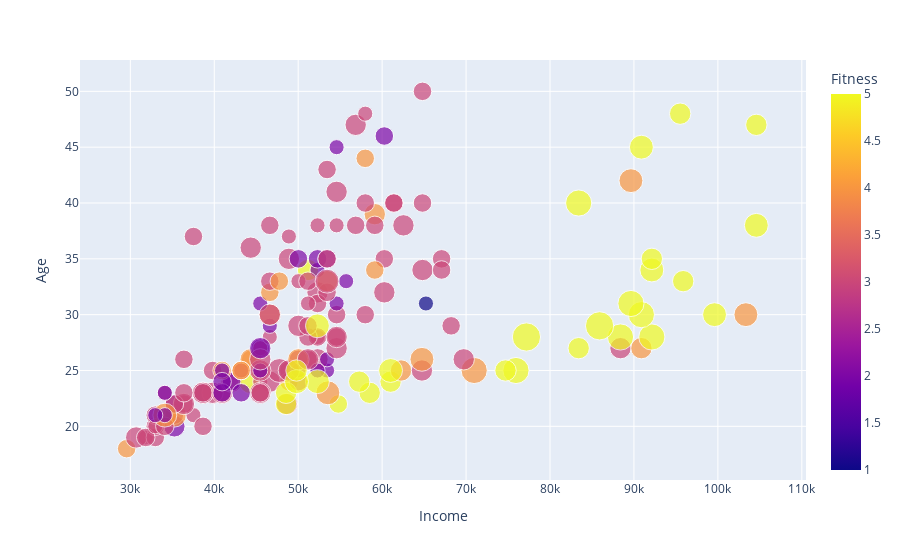

The code cell stored with this chart in its notebook:
### Code cell
import plotly.express as px
px.scatter(df1,
            y="Age",
           x="Income",
           size= "Usage",
          color="Fitness")

### Figure 1 — Plotly figure (JSON) as saved in the notebook; plotly's stock layout.template omitted (floating-point values rounded to 4 significant figures; data arrays with more than 128 entries replaced by an {"elided": "..."} marker saying what was removed)
{"data": [{"hovertemplate": "Income=%{x}<br>Age=%{y}<br>Usage=%{marker.size}<br>Fitness=%{marker.color}<extra></extra>", "legendgroup": "", "marker": {"color": {"elided": "180 int values"}, "coloraxis": "coloraxis", "size": {"elided": "180 int values"}, "sizemode": "area", "sizeref": 0.0175, "symbol": "circle"}, "mode": "markers", "name": "", "orientation": "v", "showlegend": false, "type": "scatter", "x": {"elided": "180 int values"}, "xaxis": "x", "y": {"elided": "180 int values"}, "yaxis": "y"}], "layout": {"coloraxis": {"colorbar": {"title": {"text": "Fitness"}}, "colorscale": [[0, "#0d0887"], [0.1111, "#46039f"], [0.2222, "#7201a8"], [0.3333, "#9c179e"], [0.4444, "#bd3786"], [0.5556, "#d8576b"], [0.6667, "#ed7953"], [0.7778, "#fb9f3a"], [0.8889, "#fdca26"], [1, "#f0f921"]]}, "legend": {"itemsizing": "constant", "tracegroupgap": 0}, "margin": {"t": 60}, "xaxis": {"anchor": "y", "domain": [0, 1], "title": {"text": "Income"}}, "yaxis": {"anchor": "x", "domain": [0, 1], "title": {"text": "Age"}}}}
